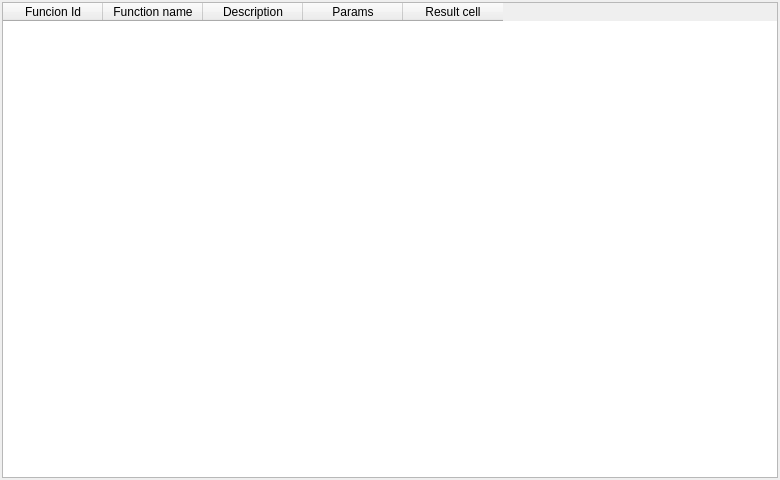
<?xml version="1.0" encoding="UTF-8"?>
<ui version="4.0">
 <class>DlgSalaryFormula</class>
 <widget class="QMainWindow" name="DlgSalaryFormula">
  <property name="geometry">
   <rect>
    <x>0</x>
    <y>0</y>
    <width>780</width>
    <height>480</height>
   </rect>
  </property>
  <property name="minimumSize">
   <size>
    <width>780</width>
    <height>480</height>
   </size>
  </property>
  <property name="windowTitle">
   <string>Salary Formula</string>
  </property>
  <widget class="QWidget" name="centralwidget">
   <layout class="QHBoxLayout" name="horizontalLayout">
    <property name="spacing">
     <number>2</number>
    </property>
    <property name="leftMargin">
     <number>2</number>
    </property>
    <property name="topMargin">
     <number>2</number>
    </property>
    <property name="rightMargin">
     <number>2</number>
    </property>
    <property name="bottomMargin">
     <number>2</number>
    </property>
    <item>
     <layout class="QGridLayout" name="gridLayout">
      <item row="0" column="0">
       <widget class="QTableWidget" name="table">
        <property name="editTriggers">
         <set>QAbstractItemView::NoEditTriggers</set>
        </property>
        <property name="selectionBehavior">
         <enum>QAbstractItemView::SelectRows</enum>
        </property>
        <column>
         <property name="text">
          <string>Funcion Id</string>
         </property>
        </column>
        <column>
         <property name="text">
          <string>Function name</string>
         </property>
        </column>
        <column>
         <property name="text">
          <string>Description</string>
         </property>
        </column>
        <column>
         <property name="text">
          <string>Params</string>
         </property>
        </column>
        <column>
         <property name="text">
          <string>Result cell</string>
         </property>
        </column>
       </widget>
      </item>
     </layout>
    </item>
   </layout>
  </widget>
 </widget>
 <resources/>
 <connections/>
</ui>
